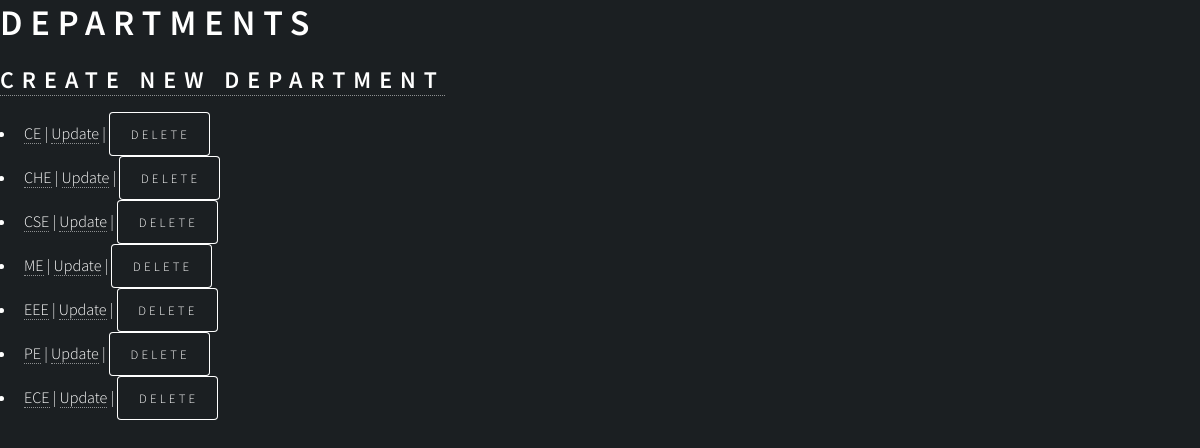
/insy/departments/, run on the app's committed database.
### insy/models.py (models this page shows)
class Department(models.Model):
    dept_id = models.CharField(max_length=10,primary_key=True)
    dept_name = models.CharField(max_length=100,default='')
    def __str__(self):
        return self.dept_id

### insy/views/department_views.py (the view)
class DepartmentListView(ListView):
    model = Department
    template_name = "insy/department_list.html"
    paginate_by = 20
    context_object_name = "department_list"
    allow_empty = True
    page_kwarg = 'page'
    paginate_orphans = 0
    def __init__(self, **kwargs):
        return super(DepartmentListView, self).__init__(**kwargs)
    def dispatch(self, *args, **kwargs):
        return super(DepartmentListView, self).dispatch(*args, **kwargs)
    def get(self, request, *args, **kwargs):
        return super(DepartmentListView, self).get(request, *args, **kwargs)
    def get_queryset(self):
        return super(DepartmentListView, self).get_queryset()
    def get_allow_empty(self):
        return super(DepartmentListView, self).get_allow_empty()
    def get_context_data(self, *args, **kwargs):
        ret = super(DepartmentListView, self).get_context_data(*args, **kwargs)
        return ret
    def get_paginate_by(self, queryset):
        return super(DepartmentListView, self).get_paginate_by(queryset)
    def get_context_object_name(self, object_list):
        return super(DepartmentListView, self).get_context_object_name(object_list)
    def paginate_queryset(self, queryset, page_size):
        return super(DepartmentListView, self).paginate_queryset(queryset, page_size)
    def get_paginator(self, queryset, per_page, orphans=0, allow_empty_first_page=True):
        return super(DepartmentListView, self).get_paginator(queryset, per_page, orphans=0, allow_empty_first_page=True)
    def render_to_response(self, context, **response_kwargs):
        return super(DepartmentListView, self).render_to_response(context, **response_kwargs)
    def get_template_names(self):
        return super(DepartmentListView, self).get_template_names()

### insy/templates/insy/department_list.html (shortened to what this page needs)
{% extends "insy/department_base.html" %}
{% block content %}
    <h1>Departments</h1>
    <h2><a href={% url "department_create" %}>Create new Department</a></h2>
    <ul>
    {% for department in department_list %}
        <li><a href={% url "department_detail" department.pk %}>{{ department }}</a> | <a href={% url "department_update" department.pk %}>Update</a> | <form style="display:inline;" action={% url "department_delete" department.pk %} method="post" onsubmit="return confirm('Are you sure you want to delete {{ department }}?')">{% csrf_token %}
    <input type="submit" value="Delete" />
    </form></li>
    {% empty %}
        <li>No Departments yet.</li>
    {% endfor %}
    </ul>
{% endblock %}

### insy/static/css/main.css (style rules this page uses)
html, body, div, span, applet, object, iframe, h1, h2, h3, h4, h5, h6, p, blockquote, pre, a, abbr, acronym, address, big, cite, code, del, dfn, em, img, ins, kbd, q, s, samp, small, strike, strong, sub, sup, tt, var, b, u, i, center, dl, dt, dd, ol, ul, li, fieldset, form, label, legend, table, caption, tbody, tfoot, thead, tr, th, td, article, aside, canvas, details, embed, figure, figcaption, footer, header, hgroup, menu, nav, output, ruby, section, summary, time, mark, audio, video { margin: 0; padding: 0; border: 0; font-size: 100%; font: inherit; vertical-align: baseline; }
body { line-height: normal%; }
ol, ul { list-style: none; }
body { -webkit-text-size-adjust: none; }
*, *:before, *:after { -moz-box-sizing: border-box; -webkit-box-sizing: border-box; box-sizing: border-box; }
body { background: #1b1f22; }
html { font-size: 16pt; }
@media screen and (max-width: 1680px) { html { font-size: 12pt; } }
body, input, select, textarea { color: #ffffff; font-family: "Source Sans Pro", sans-serif; font-weight: 300; font-size: 1rem; line-height: 1.65; }
a { -moz-transition: color 0.2s ease-in-out, background-color 0.2s ease-in-out, border-bottom-color 0.2s ease-in-out; -webkit-transition: color 0.2s ease-in-out, background-color 0.2s ease-in-out, border-bottom-color 0.2s ease-in-out; -ms-transition: color 0.2s ease-in-out, background-color 0.2s ease-in-out, border-bottom-color 0.2s ease-in-out; transition: color 0.2s ease-in-out, background-color 0.2s ease-in-out, border-bottom-color 0.2s ease-in-out; border-bottom: dotted 1px rgba(255, 255, 255, 0.5); text-decoration: none; color: inherit; }
h1, h2, h3, h4, h5, h6 { color: #ffffff; font-weight: 600; line-height: 1.5; margin: 0 0 1rem 0; text-transform: uppercase; letter-spacing: 0.2rem; }
h1 a, h2 a, h3 a, h4 a, h5 a, h6 a { color: inherit; text-decoration: none; }
h1 { font-size: 2.25rem; line-height: 1.3; letter-spacing: 0.5rem; }
h2 { font-size: 1.5rem; line-height: 1.4; letter-spacing: 0.5rem; }
form { margin: 0 0 2.5rem 0; }
ul { list-style: disc; margin: 0 0 2rem 0; padding-left: 1em; }
ul li { padding-left: 0.5em; }
input[type="submit"], input[type="reset"], input[type="button"], button, .button { -moz-appearance: none; -webkit-appearance: none; -ms-appearance: none; appearance: none; -moz-transition: background-color 0.2s ease-in-out, color 0.2s ease-in-out; -webkit-transition: background-color 0.2s ease-in-out, color 0.2s ease-in-out; -ms-transition: background-color 0.2s ease-in-out, color 0.2s ease-in-out; transition: background-color 0.2s ease-in-out, color 0.2s ease-in-out; background-color: transparent; border-radius: 4px; border: 0; box-shadow: inset 0 0 0 1px #ffffff; color: #ffffff !important; cursor: pointer; display: inline-block; font-size: 0.8rem; font-weight: 300; height: 2.75rem; letter-spacing: 0.2rem; line-height: 2.75rem; outline: 0; padding: 0 1.25rem 0 1.35rem; text-align: center; text-decoration: none; text-transform: uppercase; white-space: nowrap; }
input[type="submit"], input[type="reset"], input[type="button"], button { line-height: calc(2.75rem - 2px); }

### data on the page
Department: dept_id "CE"
Department: dept_id "CHE"
Department: dept_id "CSE"
Department: dept_id "ME"
Department: dept_id "EEE"
Department: dept_id "PE"
Department: dept_id "ECE"
